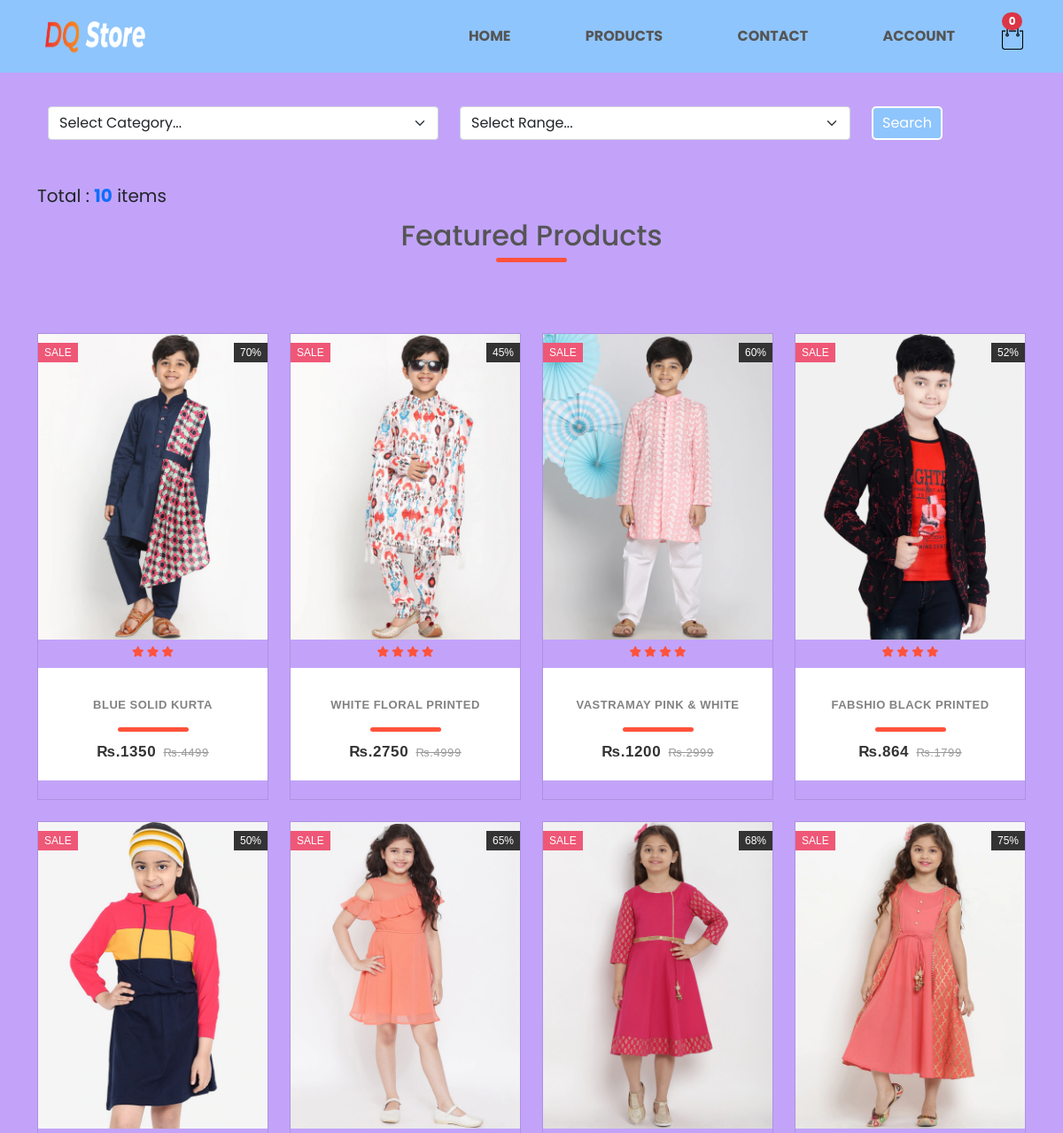
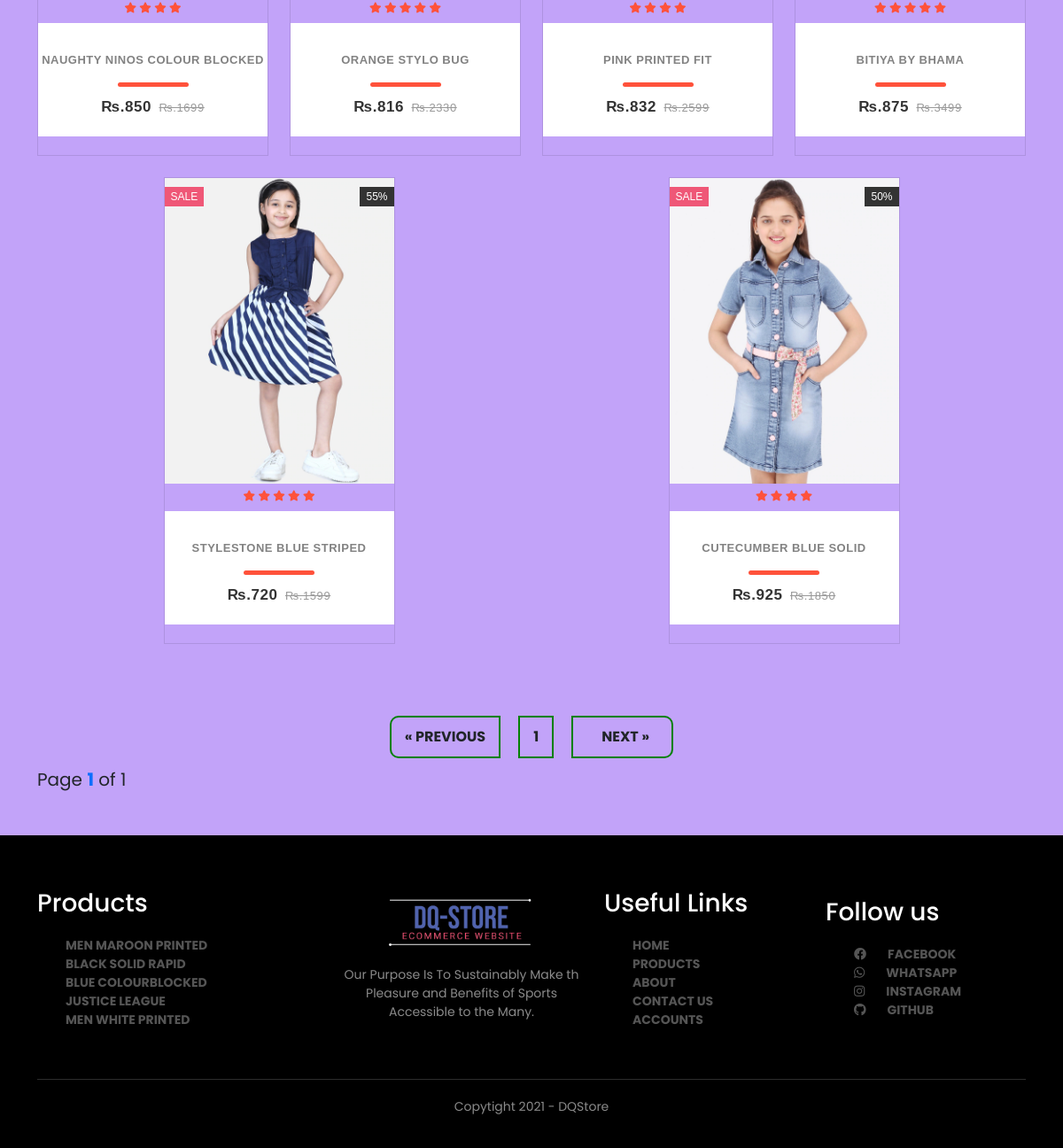
Screenshot of /products/?category=3 with the database file from the repository (2 pictures, top to bottom).
### ECOMMERCE/models/products.py (models this page shows, shortened)
class Product(models.Model):
    product_name = models.CharField(max_length=50,null=False)
    desc = models.CharField(max_length=400)
    categoryID = models.ForeignKey(Category,on_delete=models.CASCADE)
    price = models.IntegerField()
    discount = models.IntegerField()
    sale = models.BooleanField(default=False)
    ranking = models.IntegerField()

### ECOMMERCE/models/social_media_links.py (models this page shows, shortened)
class Social_links(models.Model):
    facebook = models.URLField(max_length=400, null=False)
    whatsapp = models.URLField(max_length=400, null=False)
    github = models.URLField(max_length=400, null=False)
    instagram = models.URLField(max_length=400, null=False)

### ECOMMERCE/views/product_page.py (the view, shortened to what this page needs)
# urls.py: path('products/', views.products, name='products'),
def products(request):
    cat = False
    category_id = request.GET.get('category')
    product_id = request.GET.get('product')
    Range = range(1,10000,500)
    if request.method == 'POST':
        cat1=request.POST.get('category')
        price = request.POST.get('price')
        if price is not None and cat1 is not None:
            p1,p2 = price.split("-")
            p1 = int(p1)
            p2 = int(p2)
            cat=Category.objects.get(id=cat1)
            products = Product.objects.filter(price__range=(p1,p2),categoryID=cat1).order_by('-id')
        elif price is not None:
            p1,p2 = price.split("-")
            p1 = int(p1)
            p2 = int(p2)
            products = Product.objects.filter(price__range=(p1,p2)).order_by('-id')
        elif cat1 is not None:
            products = Product.objects.filter(categoryID=cat1).order_by('-id')
            cat=Category.objects.get(id=cat1)
        else:
            products = Product.objects.all().order_by('-id')
    else:
        if category_id is not None:
            products = Product.objects.filter(categoryID=category_id).order_by('-id')
        else:
            products = Product.objects.all().order_by('-id')
    categories = Category.objects.filter(active=True)
    paginator = Paginator(products,20)
    try:
        page_number = int(request.GET.get('page', '1'))
    except:
        page_number = 1
    page_obj = paginator.get_page(page_number)
    context = {'categories':categories,'page':page_obj,'paginator':paginator,'cat':cat,'range':Range}
    return render(request,'ECOMMERCE/all_products.html',context)

### ECOMMERCE/templatetags/products_tags.py (called while the page is built)
@register.simple_tag
def cal_discount(price,discount):
    if discount is None or discount == 0:
        return price
    else:
        discount_price = price - (price * discount * 0.01)
        return ceil(discount_price)

@register.filter
def product_pics(product):
    images = Products_images.objects.filter(product=product)[0:2]
    return images

@register.filter
def footer_products(p):
    footer_items = Product.objects.filter(ranking=5)[:5]
    return footer_items

@register.filter
def social_links(p):
    links = Social_links.objects.all()
    return links

@register.filter
def product_pics1(product):
    images = Products_images.objects.filter(product=product)[0:1]
    return images

@register.filter
def rupees(price):
    return f"₨.{price}"

@register.filter()
def addSum(i):
    return i+499

### ECOMMERCE/templates/ECOMMERCE/all_products.html (shortened to what this page needs)
{% extends 'ECOMMERCE/base.html' %}
{% load products_tags %}
{% load static %}
{% block links %}
<link href="https://cdn.jsdelivr.net/npm/bootstrap@5.0.1/dist/css/bootstrap.min.css" rel="stylesheet"
>
<link rel="stylesheet" href="{% static 'ECOMMERCE/index.css' %}">
<link rel="stylesheet" href="{% static 'ECOMMERCE/products.css' %}">
<link rel="stylesheet" href="{% static 'ECOMMERCE/searchbar.css' %}">
<link rel="stylesheet" href="https://pro.fontawesome.com/releases/v5.10.0/css/all.css"
/>
{% endblock links %}
{% block content %}
<div class="container mt-5">
    <p class="mt-5">.</p>
    <div class="my-5">
        <div class="row">
            <form class="row" action="#" method="POST">
                <div class="col-5">
                    <select class="form-select" aria-label="Default select example" name="category" id="category">
                        <option disabled selected hidden>Select Category...</option>
                    </select>
                </div>
                <div class="col-5">
                    <select class="form-select" aria-label="Default select example" name="price" id="price">
                        <option value="" disabled selected hidden>Select Range...</option>
                    </select>
                </div>
                <div class="col">
                    <input class="btn-search" value="Search" type="submit">
                </div>
            </form>
        </div>
    </div>
    <div class="fs-5">{% if cat %}{{ cat }} :   {% else %}Total :   {% endif %} <span class="text-primary fw-bold">{{ paginator.count }}</span> items</div>
    {% if paginator.count is 0 %}
    <h1 class="text-center mt-5 mb-5">No Result Found!</h1>
    {% else %}
    <h2 class="title">Featured Products</h2>
    <div class="row">
        {% for product in page %}
        <div class="col-md-3 col-sm-6 mb-4">
            <div class="product-grid">
                <div class="product-image">
                    <a href="#">
                    </a>
                    {% if product.sale %}
                    <span class="product-new-label">Sale</span>
                    {% endif %}
                    <span class="product-discount-label">{{ product.discount }}%</span>
                </div>
                <ul class="rating">
                    {% for i in "x"|rjust:product.ranking %}
                    <li class="fa fa-star"></li>
                    {% endfor %}
                </ul>
                <div class="product-content mb-5 mt-5">
                    <h3 class="title"><a href="#">{{ product.product_name }}</a></h3>
                    <div class="price">{% cal_discount product.price product.discount as value %}{{ value|rupees }}
                        <span>{{ product.price|rupees }}</span>
                    </div>
                </div>
            </div>
        </div>
        {% endfor %}
    </div>
    <div class="d-flex justify-content-center mt-5">
            <div class="paginate">
                <a {% if page.has_previous %} href="?page={{ page.previous_page_number }}" {% endif %}>&laquo; Previous</a>
                <a>{{ page.number }}</a>
                <a {% if page.has_next %} href="?page={{ page.next_page_number }}" {% endif %}>&nbsp;&nbsp;&nbsp;&nbsp;&nbsp;Next &raquo;&nbsp;&nbsp;&nbsp;</a>
            </div>
    </div>
    <div class="fs-5">Page <span class="text-primary fw-bold">{{ page.number }}</span> of {{ paginator.num_pages }}</div>
{% endif %}
    </div>
{% endblock content %}

### ECOMMERCE/templates/ECOMMERCE/footer.html
{% load static %}
{% load products_tags %}
{% load products_tags %}
<div class="footer mt-5">
  <div class="container">
      <div class="row">
          <div class="footer-col-1">
              <h3>Products</h3>
              <ul>
                  {% for fp in p|footer_products %}
                <a href="{% url 'each_product' fp.id %}"><li>{{ fp.product_name }}</li></a>
                  {% endfor %}
            </ul>
          </div>
          <div class="footer-col-2">
              <img src="{% static 'ECOMMERCE/images/dqstore.png' %}">
              <p>Our Purpose Is To Sustainably Make th Pleasure and Benefits of Sports Accessible to the Many.</p>
          </div>
          <div class="footer-col-3">
              <h3>Useful Links</h3>
              <ul>
                <a href="{% url 'home' %}"><li>HOME</li></a>
                <a href="{% url 'products' %}"><li>Products</li></a>
                <a href="#"><li>About</li></a>
                <a href="{% url 'contactus' %}"><li>Contact US</li></a>
                <a href="{% url 'registration' %}"><li>Accounts</li></a>
              </ul>
          </div>
          <div class="footer-col-4">
              <h3>Follow us</h3>
              <ul>
                  {% for link in p|social_links %}
                  <a href="{{ link.facebook }}"><li><i class="fab fa-facebook pe-4"></i>Facebook</li></a>
                  <a href="{{ link.whatsapp }}"><li><li><i class="fab fa-whatsapp pe-4"></i>Whatsapp</li></a>
                  <a href="{{ link.instagram }}"><li><li><i class="fab fa-instagram pe-4"></i>Instagram</li></a>
                  <a href="{{ link.github }}"><li><li><i class="fab fa-github pe-4"></i>Github</li></a>
                  {% endfor %}
              </ul>
          </div>
      </div>
      <hr>
      <p class="copyright"> Copytight 2021 - DQStore</p>
  </div>
</div>

### ECOMMERCE/static/ECOMMERCE/index.css (style rules this page uses)
* { margin: 0; padding: 0; box-sizing: border-box; }
body { font-family: 'Poppins', sans-serif; }
:root { --text-color: #555; --text-color-2: #8a8a8a; --highlight-color: #ff523b; --dark-highlight-color: #563434; --bg-color: #ffd6d6; }
a { text-decoration: none; color: var(--text-color); font-weight: bold; text-transform: uppercase; }
.row { display: flex; align-items: center; flex-wrap: wrap; justify-content: space-around; }
.title { text-align: center; margin: 0 auto 80px; position: relative; line-height: 60px; color: var(--text-color); }
.title::after { content: ''; background: var(--highlight-color); width: 80px; height: 5px; border-radius: 5px; position: absolute; bottom: 0; left: 50%; transform: translate(-50%); }
.product-grid { font-family:Raleway,sans-serif;text-align:center;padding:0 0 72px;border:1px solid rgba(0,0,0,.1);overflow:hidden;position:relative;z-index:1 }
.product-grid .product-image { position:relative;transition:all .3s ease 0s }
.product-grid .product-image a { display:block }
.product-grid .product-discount-label,.product-grid .product-new-label { color:#fff;background-color:#ef5777;font-size:12px;text-transform:uppercase;padding:2px 7px;display:block;position:absolute;top:10px;left:0 }
.product-grid .product-discount-label { background-color:#333;left:auto;right:0 }
.product-grid .rating { color:#FFD200;font-size:12px;padding:5px 0;margin-bottom:80px;list-style:none;position:relative;z-index:5 }
.product-grid .product-content { background-color:#fff;text-align:center;padding:12px 0;margin:0 auto;position:absolute;left:0;right:0;bottom:-27px;z-index:1;transition:all .3s }
.product-grid .title { font-size:13px;font-weight:400;letter-spacing:.5px;text-transform:capitalize;margin:0 0 10px;transition:all .3s ease 0s }
.product-grid .title a { color:#828282 }
.product-grid .price { color:#333;font-size:17px;font-family:Montserrat,sans-serif;font-weight:700;letter-spacing:.6px;margin-bottom:8px;text-align:center;transition:all .3s }
.product-grid .price span { color:#999;font-size:13px;font-weight:400;text-decoration:line-through;margin-left:3px;display:inline-block }
.rating .fa { color: var(--highlight-color); }
.footer { background: #000; color: var(--text-color-2); font-size: 14px; padding: 60px 0 20px; }
.footer p { color: var(--text-color-2); }
.footer h3 { color: #fff; margin-bottom: 20px; }
.footer-col-1, .footer-col-2, .footer-col-3, .footer-col-4 { min-width: 250px; margin-bottom: 20px; }
.footer-col-1 { flex-basis: 30%; }
.footer-col-2 { flex: 1; text-align: center; }
.footer-col-2 img { width: 180px; margin-bottom: 20px; }
.footer-col-3, .footer-col-4 { flex-basis: 12%; }
ul { list-style-type: none; }
.footer hr { border: none; background: #b5b5b5; height: 1px; margin: 20px 0; }
.copyright { text-align: center; }

### ECOMMERCE/static/ECOMMERCE/products.css (style rules this page uses)
body { background: #a170f7a4; }
.paginate { display: inline-block; padding: 2px; margin: 2px; }
.paginate a { text-decoration: none; color: blue; float: left; padding: 10px 15px; border: 2px solid green; margin: 5px 10px; }
.paginate a:first-child { border-top-left-radius: 10px; border-bottom-left-radius: 10px; }
.paginate a:last-child { border-top-right-radius: 10px; border-bottom-right-radius: 10px; }

### ECOMMERCE/static/ECOMMERCE/searchbar.css (style rules this page uses)
.btn-search { padding: 5px 10px; background:#8EC5FC; color:#fff; border-radius: 5px 5px; outline:0px; border:2px solid #fff; }

### rows the page displays
Product: sale "SALE", discount "70", ranking 3 (drawn), product_name "BLUE SOLID KURTA", value "₨.1350", price "₨.4499"
Product: sale "SALE", discount "45", ranking 4 (drawn), product_name "WHITE FLORAL PRINTED", value "₨.2750", price "₨.4999"
Product: sale "SALE", discount "60", ranking 4 (drawn), product_name "VASTRAMAY PINK & WHITE", value "₨.1200", price "₨.2999"
Product: sale "SALE", discount "52", ranking 4 (drawn), product_name "FABSHIO BLACK PRINTED", value "₨.864", price "₨.1799"
Product: sale "SALE", discount "50", ranking 4 (drawn), product_name "NAUGHTY NINOS COLOUR BLOCKED", value "₨.850", price "₨.1699"
Product: sale "SALE", discount "65", ranking 5 (drawn), product_name "ORANGE STYLO BUG", value "₨.816", price "₨.2330"
Product: sale "SALE", discount "68", ranking 4 (drawn), product_name "PINK PRINTED FIT", value "₨.832", price "₨.2599"
Product: sale "SALE", discount "75", ranking 5 (drawn), product_name "BITIYA BY BHAMA", value "₨.875", price "₨.3499"
Product: sale "SALE", discount "55", ranking 5 (drawn), product_name "STYLESTONE BLUE STRIPED", value "₨.720", price "₨.1599"
Product: sale "SALE", discount "50", ranking 4 (drawn), product_name "CUTECUMBER BLUE SOLID", value "₨.925", price "₨.1850"
Product: product_name "MEN MAROON PRINTED"
Product: product_name "BLACK SOLID RAPID"
Product: product_name "BLUE COLOURBLOCKED"
Product: product_name "JUSTICE LEAGUE"
Product: product_name "MEN WHITE PRINTED"

### other values shown
{{ request.session.cart|length }} "0"
{{ paginator.count }} "10"
{{ page.number }} "1"
{{ paginator.num_pages }} "1"
